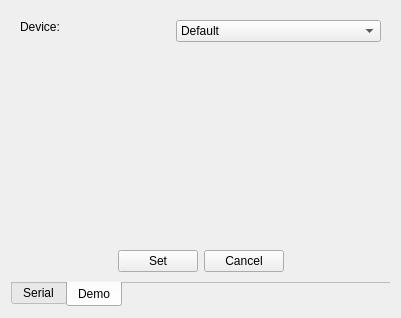
<?xml version="1.0" encoding="UTF-8"?>
<ui version="4.0">
 <class>CommonInterfaceSelector</class>
 <widget class="QDialog" name="CommonInterfaceSelector">
  <property name="windowModality">
   <enum>Qt::NonModal</enum>
  </property>
  <property name="geometry">
   <rect>
    <x>0</x>
    <y>0</y>
    <width>401</width>
    <height>318</height>
   </rect>
  </property>
  <property name="windowTitle">
   <string>Dialog</string>
  </property>
  <property name="sizeGripEnabled">
   <bool>false</bool>
  </property>
  <property name="modal">
   <bool>false</bool>
  </property>
  <layout class="QHBoxLayout" name="horizontalLayout">
   <item>
    <widget class="QTabWidget" name="interfaceSelectorTabs">
     <property name="sizePolicy">
      <sizepolicy hsizetype="Expanding" vsizetype="Expanding">
       <horstretch>0</horstretch>
       <verstretch>0</verstretch>
      </sizepolicy>
     </property>
     <property name="layoutDirection">
      <enum>Qt::LeftToRight</enum>
     </property>
     <property name="autoFillBackground">
      <bool>false</bool>
     </property>
     <property name="tabPosition">
      <enum>QTabWidget::South</enum>
     </property>
     <property name="tabShape">
      <enum>QTabWidget::Rounded</enum>
     </property>
     <property name="currentIndex">
      <number>1</number>
     </property>
     <property name="iconSize">
      <size>
       <width>16</width>
       <height>16</height>
      </size>
     </property>
     <property name="elideMode">
      <enum>Qt::ElideNone</enum>
     </property>
     <property name="documentMode">
      <bool>true</bool>
     </property>
     <property name="tabsClosable">
      <bool>false</bool>
     </property>
     <property name="movable">
      <bool>false</bool>
     </property>
     <property name="tabBarAutoHide">
      <bool>false</bool>
     </property>
     <widget class="QWidget" name="serialSelectorTab">
      <attribute name="title">
       <string>Serial</string>
      </attribute>
      <layout class="QVBoxLayout" name="verticalLayout">
       <item>
        <layout class="QHBoxLayout" name="serialPortContainer">
         <item>
          <widget class="QLabel" name="serialPortLabel">
           <property name="sizePolicy">
            <sizepolicy hsizetype="Fixed" vsizetype="Preferred">
             <horstretch>0</horstretch>
             <verstretch>0</verstretch>
            </sizepolicy>
           </property>
           <property name="minimumSize">
            <size>
             <width>150</width>
             <height>0</height>
            </size>
           </property>
           <property name="text">
            <string>Device:</string>
           </property>
          </widget>
         </item>
         <item>
          <widget class="QComboBox" name="serialPortCombo">
           <property name="enabled">
            <bool>true</bool>
           </property>
           <property name="sizePolicy">
            <sizepolicy hsizetype="MinimumExpanding" vsizetype="Fixed">
             <horstretch>0</horstretch>
             <verstretch>0</verstretch>
            </sizepolicy>
           </property>
           <property name="layoutDirection">
            <enum>Qt::LeftToRight</enum>
           </property>
           <property name="editable">
            <bool>true</bool>
           </property>
           <property name="currentText">
            <string>/dev/pts/1</string>
           </property>
           <property name="insertPolicy">
            <enum>QComboBox::InsertAtBottom</enum>
           </property>
           <property name="sizeAdjustPolicy">
            <enum>QComboBox::AdjustToContents</enum>
           </property>
          </widget>
         </item>
        </layout>
       </item>
       <item>
        <layout class="QHBoxLayout" name="serialBaudContainer">
         <item>
          <widget class="QLabel" name="serialBaudLabel">
           <property name="sizePolicy">
            <sizepolicy hsizetype="Fixed" vsizetype="Preferred">
             <horstretch>0</horstretch>
             <verstretch>0</verstretch>
            </sizepolicy>
           </property>
           <property name="minimumSize">
            <size>
             <width>150</width>
             <height>0</height>
            </size>
           </property>
           <property name="text">
            <string>Baud Rate:</string>
           </property>
          </widget>
         </item>
         <item>
          <widget class="QLineEdit" name="serialBaudLine">
           <property name="layoutDirection">
            <enum>Qt::LeftToRight</enum>
           </property>
           <property name="inputMask">
            <string>000000</string>
           </property>
           <property name="text">
            <string>9600</string>
           </property>
           <property name="maxLength">
            <number>6</number>
           </property>
           <property name="alignment">
            <set>Qt::AlignLeading|Qt::AlignLeft|Qt::AlignVCenter</set>
           </property>
          </widget>
         </item>
        </layout>
       </item>
       <item>
        <layout class="QHBoxLayout" name="serialDataContainer">
         <item>
          <widget class="QLabel" name="serialDataLabel">
           <property name="sizePolicy">
            <sizepolicy hsizetype="Fixed" vsizetype="Preferred">
             <horstretch>0</horstretch>
             <verstretch>0</verstretch>
            </sizepolicy>
           </property>
           <property name="minimumSize">
            <size>
             <width>150</width>
             <height>0</height>
            </size>
           </property>
           <property name="text">
            <string>Data Bits:</string>
           </property>
          </widget>
         </item>
         <item>
          <widget class="QComboBox" name="serialDataCombo">
           <property name="enabled">
            <bool>true</bool>
           </property>
           <property name="sizePolicy">
            <sizepolicy hsizetype="MinimumExpanding" vsizetype="Fixed">
             <horstretch>0</horstretch>
             <verstretch>0</verstretch>
            </sizepolicy>
           </property>
           <property name="layoutDirection">
            <enum>Qt::LeftToRight</enum>
           </property>
           <property name="currentText">
            <string>5</string>
           </property>
           <property name="insertPolicy">
            <enum>QComboBox::NoInsert</enum>
           </property>
           <property name="sizeAdjustPolicy">
            <enum>QComboBox::AdjustToContents</enum>
           </property>
           <item>
            <property name="text">
             <string>5</string>
            </property>
           </item>
           <item>
            <property name="text">
             <string>6</string>
            </property>
           </item>
           <item>
            <property name="text">
             <string>7</string>
            </property>
           </item>
           <item>
            <property name="text">
             <string>8</string>
            </property>
           </item>
          </widget>
         </item>
        </layout>
       </item>
       <item>
        <layout class="QHBoxLayout" name="serialStopContainer">
         <item>
          <widget class="QLabel" name="serialStopLabel">
           <property name="sizePolicy">
            <sizepolicy hsizetype="Fixed" vsizetype="Preferred">
             <horstretch>0</horstretch>
             <verstretch>0</verstretch>
            </sizepolicy>
           </property>
           <property name="minimumSize">
            <size>
             <width>150</width>
             <height>0</height>
            </size>
           </property>
           <property name="text">
            <string>Stop Bits:</string>
           </property>
          </widget>
         </item>
         <item>
          <widget class="QComboBox" name="serialStopCombo">
           <property name="enabled">
            <bool>true</bool>
           </property>
           <property name="sizePolicy">
            <sizepolicy hsizetype="MinimumExpanding" vsizetype="Fixed">
             <horstretch>0</horstretch>
             <verstretch>0</verstretch>
            </sizepolicy>
           </property>
           <item>
            <property name="text">
             <string>1</string>
            </property>
           </item>
           <item>
            <property name="text">
             <string>1.5</string>
            </property>
           </item>
           <item>
            <property name="text">
             <string>2</string>
            </property>
           </item>
          </widget>
         </item>
        </layout>
       </item>
       <item>
        <layout class="QHBoxLayout" name="serialParityContainer">
         <item>
          <widget class="QLabel" name="serialParityLabel">
           <property name="sizePolicy">
            <sizepolicy hsizetype="Fixed" vsizetype="Preferred">
             <horstretch>0</horstretch>
             <verstretch>0</verstretch>
            </sizepolicy>
           </property>
           <property name="minimumSize">
            <size>
             <width>150</width>
             <height>0</height>
            </size>
           </property>
           <property name="text">
            <string>Parity:</string>
           </property>
          </widget>
         </item>
         <item>
          <widget class="QComboBox" name="serialParityCombo">
           <property name="enabled">
            <bool>true</bool>
           </property>
           <property name="sizePolicy">
            <sizepolicy hsizetype="MinimumExpanding" vsizetype="Fixed">
             <horstretch>0</horstretch>
             <verstretch>0</verstretch>
            </sizepolicy>
           </property>
           <item>
            <property name="text">
             <string>No Parity</string>
            </property>
           </item>
           <item>
            <property name="text">
             <string>Odd Parity</string>
            </property>
           </item>
           <item>
            <property name="text">
             <string>Even Parity</string>
            </property>
           </item>
          </widget>
         </item>
        </layout>
       </item>
       <item>
        <layout class="QHBoxLayout" name="serialFlowContainer">
         <item>
          <widget class="QLabel" name="serialFlowLabel">
           <property name="sizePolicy">
            <sizepolicy hsizetype="Fixed" vsizetype="Preferred">
             <horstretch>0</horstretch>
             <verstretch>0</verstretch>
            </sizepolicy>
           </property>
           <property name="minimumSize">
            <size>
             <width>150</width>
             <height>0</height>
            </size>
           </property>
           <property name="text">
            <string>Flow Control:</string>
           </property>
          </widget>
         </item>
         <item>
          <widget class="QComboBox" name="serialFlowCombo">
           <property name="enabled">
            <bool>true</bool>
           </property>
           <property name="sizePolicy">
            <sizepolicy hsizetype="MinimumExpanding" vsizetype="Fixed">
             <horstretch>0</horstretch>
             <verstretch>0</verstretch>
            </sizepolicy>
           </property>
           <item>
            <property name="text">
             <string>No Control</string>
            </property>
           </item>
           <item>
            <property name="text">
             <string>HW Control</string>
            </property>
           </item>
           <item>
            <property name="text">
             <string>SW Control</string>
            </property>
           </item>
          </widget>
         </item>
        </layout>
       </item>
       <item>
        <layout class="QHBoxLayout" name="serialButtonContainer">
         <item>
          <spacer name="leftButtonSpacer">
           <property name="orientation">
            <enum>Qt::Horizontal</enum>
           </property>
           <property name="sizeHint" stdset="0">
            <size>
             <width>40</width>
             <height>20</height>
            </size>
           </property>
          </spacer>
         </item>
         <item>
          <widget class="QPushButton" name="serialButtonSet">
           <property name="text">
            <string>Set</string>
           </property>
          </widget>
         </item>
         <item>
          <widget class="QPushButton" name="serialButtonCancel">
           <property name="text">
            <string>Cancel</string>
           </property>
          </widget>
         </item>
         <item>
          <spacer name="rightButtonSpacer">
           <property name="orientation">
            <enum>Qt::Horizontal</enum>
           </property>
           <property name="sizeHint" stdset="0">
            <size>
             <width>40</width>
             <height>20</height>
            </size>
           </property>
          </spacer>
         </item>
        </layout>
       </item>
      </layout>
     </widget>
     <widget class="QWidget" name="demoSelectorTab">
      <attribute name="title">
       <string>Demo</string>
      </attribute>
      <layout class="QVBoxLayout" name="verticalLayout_3">
       <item>
        <layout class="QHBoxLayout" name="demoPortContainer">
         <item alignment="Qt::AlignTop">
          <widget class="QLabel" name="demoPortLabel">
           <property name="sizePolicy">
            <sizepolicy hsizetype="Fixed" vsizetype="Preferred">
             <horstretch>0</horstretch>
             <verstretch>0</verstretch>
            </sizepolicy>
           </property>
           <property name="minimumSize">
            <size>
             <width>150</width>
             <height>0</height>
            </size>
           </property>
           <property name="text">
            <string>Device:</string>
           </property>
          </widget>
         </item>
         <item alignment="Qt::AlignTop">
          <widget class="QComboBox" name="demoPortCombo">
           <property name="enabled">
            <bool>true</bool>
           </property>
           <property name="sizePolicy">
            <sizepolicy hsizetype="MinimumExpanding" vsizetype="Fixed">
             <horstretch>0</horstretch>
             <verstretch>0</verstretch>
            </sizepolicy>
           </property>
           <item>
            <property name="text">
             <string>Default</string>
            </property>
           </item>
          </widget>
         </item>
        </layout>
       </item>
       <item>
        <layout class="QHBoxLayout" name="demoButtonContainer">
         <item>
          <spacer name="demoLeftButtonSpacer">
           <property name="orientation">
            <enum>Qt::Horizontal</enum>
           </property>
           <property name="sizeHint" stdset="0">
            <size>
             <width>40</width>
             <height>20</height>
            </size>
           </property>
          </spacer>
         </item>
         <item>
          <widget class="QPushButton" name="demoButtonSet">
           <property name="text">
            <string>Set</string>
           </property>
          </widget>
         </item>
         <item>
          <widget class="QPushButton" name="demoButtonCancel">
           <property name="text">
            <string>Cancel</string>
           </property>
          </widget>
         </item>
         <item>
          <spacer name="demoRightButtonSpacer">
           <property name="orientation">
            <enum>Qt::Horizontal</enum>
           </property>
           <property name="sizeHint" stdset="0">
            <size>
             <width>40</width>
             <height>20</height>
            </size>
           </property>
          </spacer>
         </item>
        </layout>
       </item>
      </layout>
     </widget>
    </widget>
   </item>
  </layout>
 </widget>
 <resources/>
 <connections/>
</ui>
